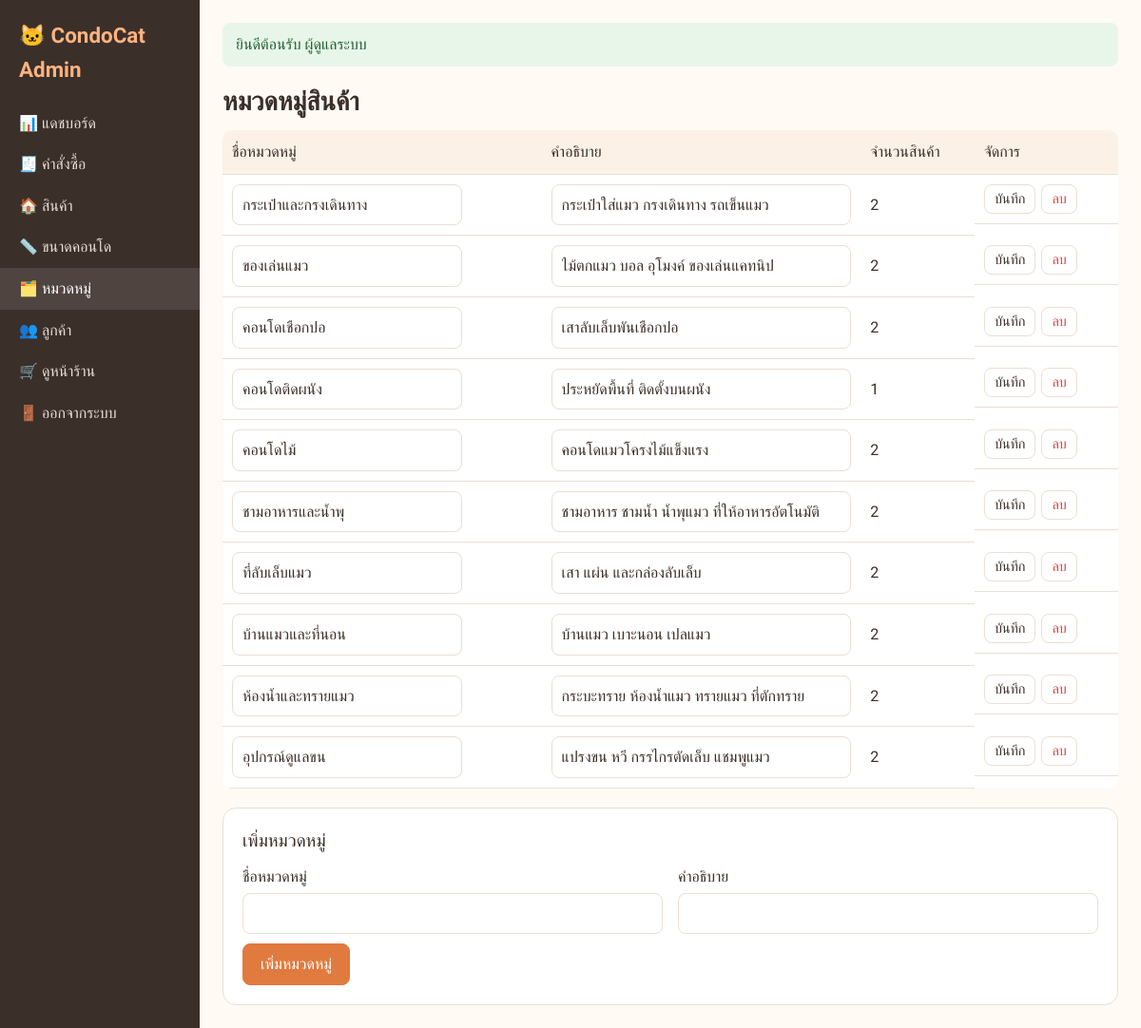
Screenshot of /admin/categories.php (signed in) with the database file from the repository.
### tables this page shows
CREATE TABLE categories (
  id INT AUTO_INCREMENT PRIMARY KEY,
  name VARCHAR(100) NOT NULL,
  description VARCHAR(255) DEFAULT NULL
);

### config.php (called while the page is built, shortened)
<?php
function e($s): string { return htmlspecialchars((string)$s, ENT_QUOTES, 'UTF-8'); }

### admin/categories.php (the view, shortened to what this page needs)
<?php
require __DIR__ . '/../config.php';
$categories = $pdo->query('SELECT c.*, (SELECT COUNT(*) FROM products WHERE category_id = c.id) AS used FROM categories c ORDER BY name')->fetchAll();
include __DIR__ . '/_header.php';
?>
<h1>หมวดหมู่สินค้า</h1>
<div class="table-wrap">
<table class="table">
  <tr><th>ชื่อหมวดหมู่</th><th>คำอธิบาย</th><th>จำนวนสินค้า</th><th>จัดการ</th></tr>
  <?php foreach ($categories as $c): $f = 'cat' . $c['id']; ?>
    <tr>
      <td><input form="<?= $f ?>" name="name" value="<?= e($c['name']) ?>"></td>
      <td><input form="<?= $f ?>" name="description" value="<?= e($c['description']) ?>" style="width:100%"></td>
      <td><?= (int)$c['used'] ?></td>
      <td class="actions">
        <form id="<?= $f ?>" method="post"><?= csrf_field() ?><input type="hidden" name="id" value="<?= $c['id'] ?>"><input type="hidden" name="action" value="update">
          <button class="btn btn-sm">บันทึก</button></form>
        <form method="post" onsubmit="return confirm('ยืนยันลบหมวดหมู่นี้?')"><?= csrf_field() ?><input type="hidden" name="id" value="<?= $c['id'] ?>"><input type="hidden" name="action" value="delete">
          <button class="btn btn-sm btn-danger">ลบ</button></form>
      </td>
    </tr>
  <?php endforeach; ?>
</table>
</div>
<form method="post" class="panel" style="margin-top:20px">
  <h3 style="margin-top:0">เพิ่มหมวดหมู่</h3>
  <div class="form-grid">
    <label>ชื่อหมวดหมู่ <input name="name" required></label>
    <label>คำอธิบาย <input name="description"></label>
  </div>
  <button class="btn btn-primary">เพิ่มหมวดหมู่</button>
</form>
<?php include __DIR__ . '/_footer.php'; ?>

### assets/style.css (style rules this page uses)
:root { --primary: #e07a3f; --primary-dark: #c4612a; --bg: #fffaf4; --card: #ffffff; --text: #3b2f2a; --muted: #8a7b72; --border: #eadfd5; --danger: #d64545; }
* { box-sizing: border-box; }
body { margin: 0; font-family: 'Prompt', sans-serif; background: var(--bg); color: var(--text); line-height: 1.6; }
h1 { font-weight: 600; font-size: 1.7rem; margin: .3em 0; }
h3 { font-weight: 500; margin: 1em 0 .5em; }
.btn { display: inline-block; padding: 8px 18px; border: 1px solid var(--border); background: var(--card); color: var(--text); border-radius: 8px; cursor: pointer; font: inherit; text-decoration: none; }
.btn-primary { background: var(--primary); color: #fff; border-color: var(--primary); }
.btn-danger { color: var(--danger); }
.btn-sm { padding: 3px 10px; font-size: .9rem; }
input, select, textarea { font: inherit; padding: 8px 10px; border: 1px solid var(--border); border-radius: 8px; background: #fff; color: var(--text); max-width: 100%; }
label { display: block; margin-bottom: 10px; }
label > input:not([type=radio]):not([type=checkbox]), label > textarea, label > select { display: block; width: 100%; margin-top: 4px; }
.table-wrap { overflow-x: auto; }
.table { width: 100%; border-collapse: collapse; background: var(--card); border-radius: 10px; overflow: hidden; }
.table th, .table td { padding: 10px; border-bottom: 1px solid var(--border); text-align: left; vertical-align: middle; }
.table th { background: #fbf1e7; font-weight: 500; }
.panel { background: var(--card); border: 1px solid var(--border); border-radius: 14px; padding: 20px; }
.form-grid { display: grid; grid-template-columns: 1fr 1fr; gap: 0 16px; }
.actions { display: flex; gap: 6px; flex-wrap: wrap; }
.actions form { margin: 0; }

### rows the page displays
categories: name "กระเป๋าและกรงเดินทาง", description "กระเป๋าใส่แมว กรงเดินทาง รถเข็นแมว", used "2"
categories: name "ของเล่นแมว", description "ไม้ตกแมว บอล อุโมงค์ ของเล่นแคทนิป", used "2"
categories: name "คอนโดเชือกปอ", description "เสาลับเล็บพันเชือกปอ", used "2"
categories: name "คอนโดติดผนัง", description "ประหยัดพื้นที่ ติดตั้งบนผนัง", used "1"
categories: name "คอนโดไม้", description "คอนโดแมวโครงไม้แข็งแรง", used "2"
categories: name "ชามอาหารและน้ำพุ", description "ชามอาหาร ชามน้ำ น้ำพุแมว ที่ให้อาหารอัตโนมัติ", used "2"
categories: name "ที่ลับเล็บแมว", description "เสา แผ่น และกล่องลับเล็บ", used "2"
categories: name "บ้านแมวและที่นอน", description "บ้านแมว เบาะนอน เปลแมว", used "2"
categories: name "ห้องน้ำและทรายแมว", description "กระบะทราย ห้องน้ำแมว ทรายแมว ที่ตักทราย", used "2"
categories: name "อุปกรณ์ดูแลขน", description "แปรงขน หวี กรรไกรตัดเล็บ แชมพูแมว", used "2"

### other values shown
SHOP_NAME "CondoCat"
$label "📊 แดชบอร์ด"
$label "🧾 คำสั่งซื้อ"
$label "🏠 สินค้า"
$label "📏 ขนาดคอนโด"
$label "🗂️ หมวดหมู่"
$label "👥 ลูกค้า"
$f[0] "ยินดีต้อนรับ ผู้ดูแลระบบ"
